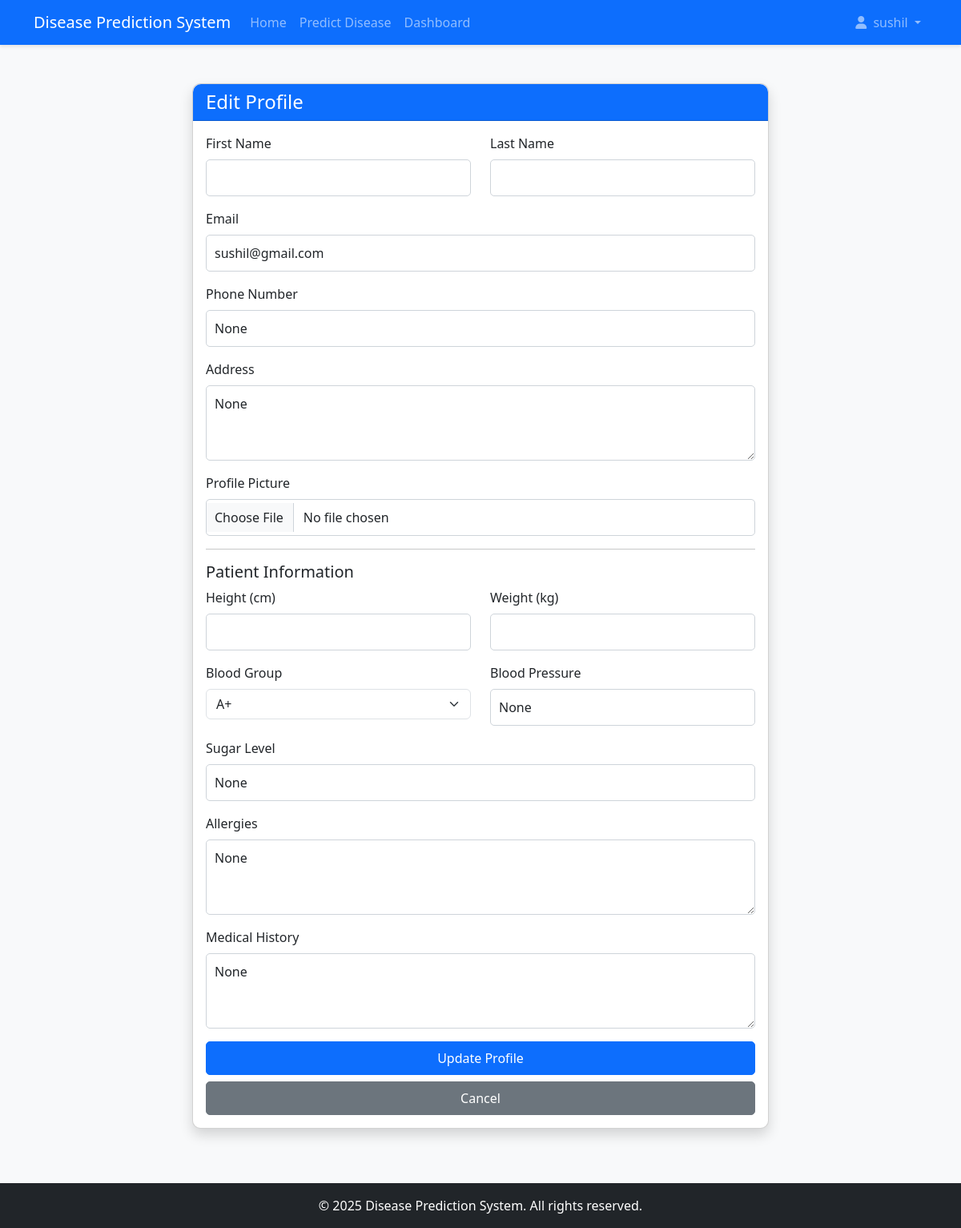
The page /profile/edit/ (signed in) on the database as committed earlier.
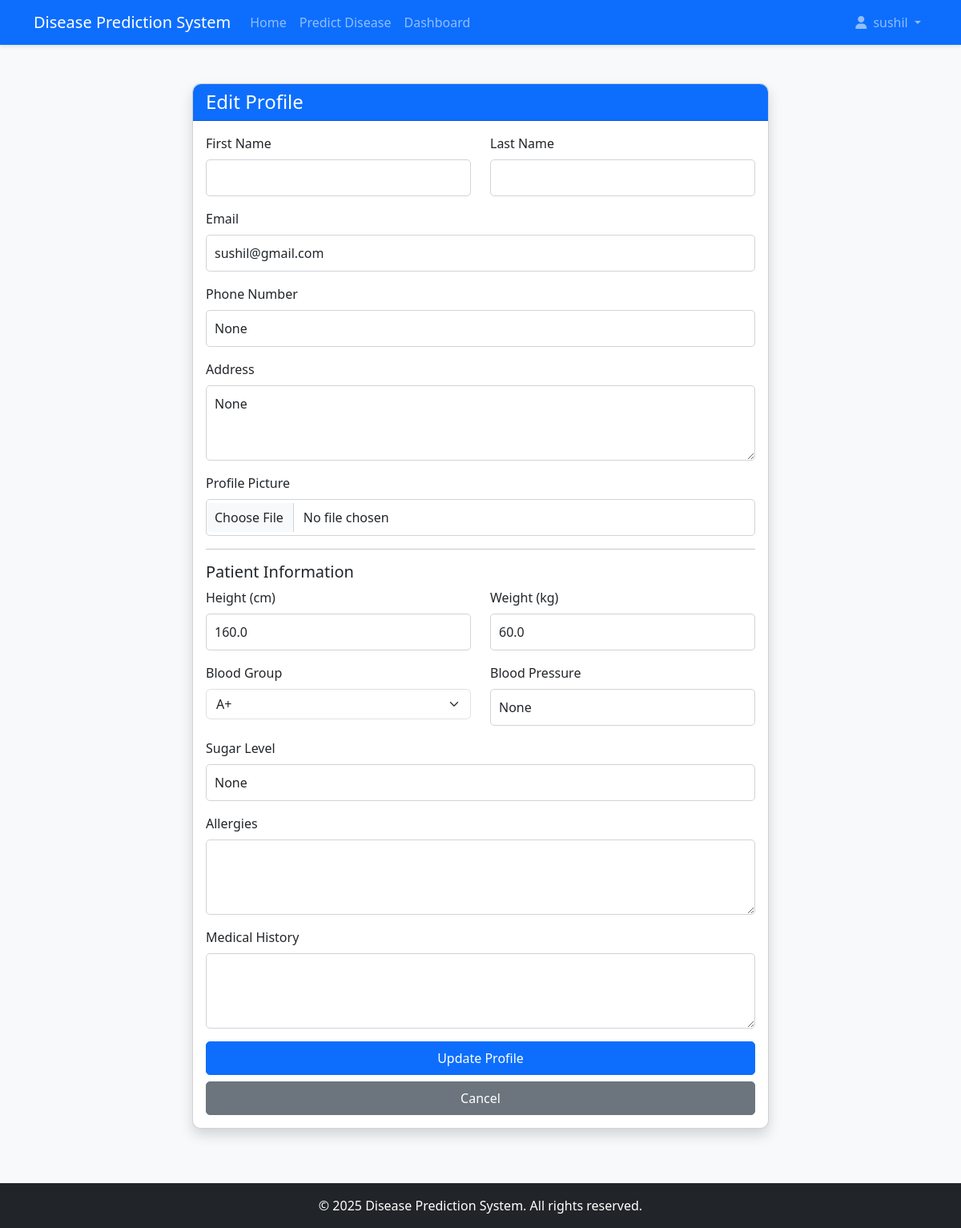
The same page on the database as committed later.
### accounts/models.py (models this page shows, shortened)
class Patient(models.Model):
    user_profile = models.OneToOneField(UserProfile, on_delete=models.CASCADE, related_name='patient_profile')
    gender = models.CharField(max_length=10, blank=True, null=True)  # Add this line
    height = models.FloatField(help_text="Height in cm", blank=True, null=True)
    weight = models.FloatField(help_text="Weight in kg", blank=True, null=True)
    blood_group = models.CharField(max_length=5, blank=True, null=True)
    blood_pressure = models.CharField(max_length=20, blank=True, null=True)
    sugar_level = models.CharField(max_length=20, blank=True, null=True)
    allergies = models.TextField(blank=True, null=True)
    medical_history = models.TextField(blank=True, null=True)

### accounts/views.py (the view, shortened to what this page needs)
# urls.py: path('profile/edit/', views.edit_profile, name='edit_profile'),
@login_required
def edit_profile(request):
    user_profile = UserProfile.objects.get(user=request.user)
    context = {
        'user_profile': user_profile
    }
    if user_profile.user_type == 'patient':
        patient = Patient.objects.get(user_profile=user_profile)
        context['patient'] = patient
    elif user_profile.user_type == 'doctor':
        doctor = Doctor.objects.get(user_profile=user_profile)
        context['doctor'] = doctor
    return render(request, 'accounts/edit_profile.html', context)

### templates/accounts/edit_profile.html (shortened to what the changed rows need)
{% extends 'base/base.html' %}
{% block content %}
<div class="container mt-5">
    <div class="row justify-content-center">
        <div class="col-md-8">
            <div class="card shadow">
                <div class="card-body">
                    <form method="post" enctype="multipart/form-data">
                        {% if user_profile.user_type == 'patient' %}
                        <hr>
                        <h5>Patient Information</h5>
                        <div class="row">
                            <div class="col-md-6 mb-3">
                                <label for="height" class="form-label">Height (cm)</label>
                                <input type="number" class="form-control" id="height" name="height" value="{{ patient.height }}">
                            </div>
                            <div class="col-md-6 mb-3">
                                <label for="weight" class="form-label">Weight (kg)</label>
                                <input type="number" class="form-control" id="weight" name="weight" value="{{ patient.weight }}">
                            </div>
                        </div>
                        <div class="row">
                            <div class="col-md-6 mb-3">
                                <label for="blood_group" class="form-label">Blood Group</label>
                                <select class="form-select" id="blood_group" name="blood_group">
                                    <option value="A+" {% if patient.blood_group == 'A+' %}selected{% endif %}>A+</option>
                                </select>
                            </div>
                            <div class="col-md-6 mb-3">
                                <label for="blood_pressure" class="form-label">Blood Pressure</label>
                                <input type="text" class="form-control" id="blood_pressure" name="blood_pressure" value="{{ patient.blood_pressure }}">
                            </div>
                        </div>
                        <div class="mb-3">
                            <label for="sugar_level" class="form-label">Sugar Level</label>
                            <input type="text" class="form-control" id="sugar_level" name="sugar_level" value="{{ patient.sugar_level }}">
                        </div>
                        <div class="mb-3">
                            <label for="allergies" class="form-label">Allergies</label>
                            <textarea class="form-control" id="allergies" name="allergies" rows="3">{{ patient.allergies }}</textarea>
                        </div>
                        <div class="mb-3">
                            <label for="medical_history" class="form-label">Medical History</label>
                            <textarea class="form-control" id="medical_history" name="medical_history" rows="3">{{ patient.medical_history }}</textarea>
                        </div>
                        {% endif %}
                    </form>
                </div>
            </div>
        </div>
    </div>
</div>
{% endblock %}

Rows that differ between the two databases and show on the page:
changed Patient "None": height (not shown) → "160.0"; weight (not shown) → "60.0"; allergies "None" → (not shown); medical_history "None" → (not shown)
